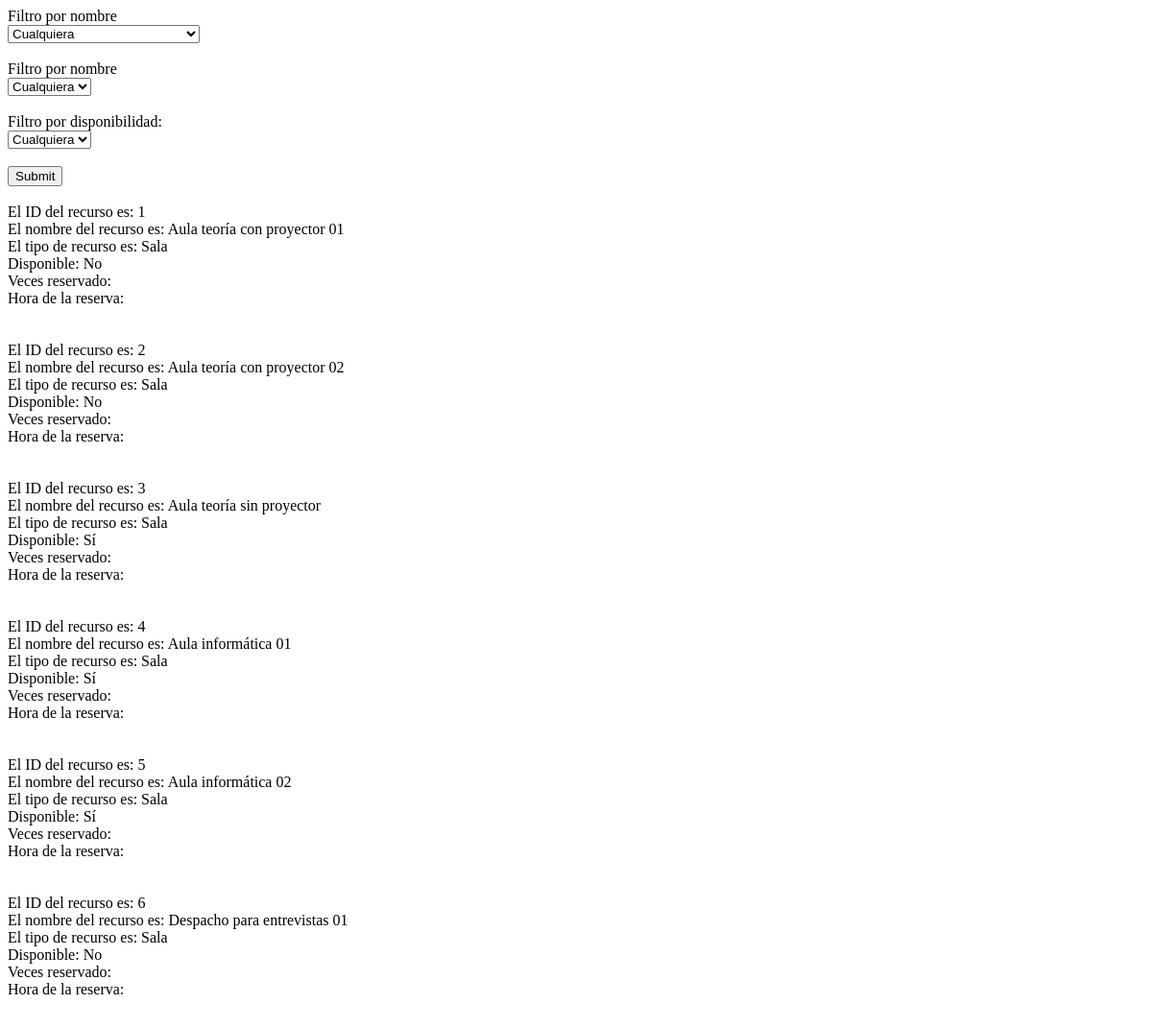
/Jorge/FiltroInicial.php (upper part), run on an earlier commit of the app's database.
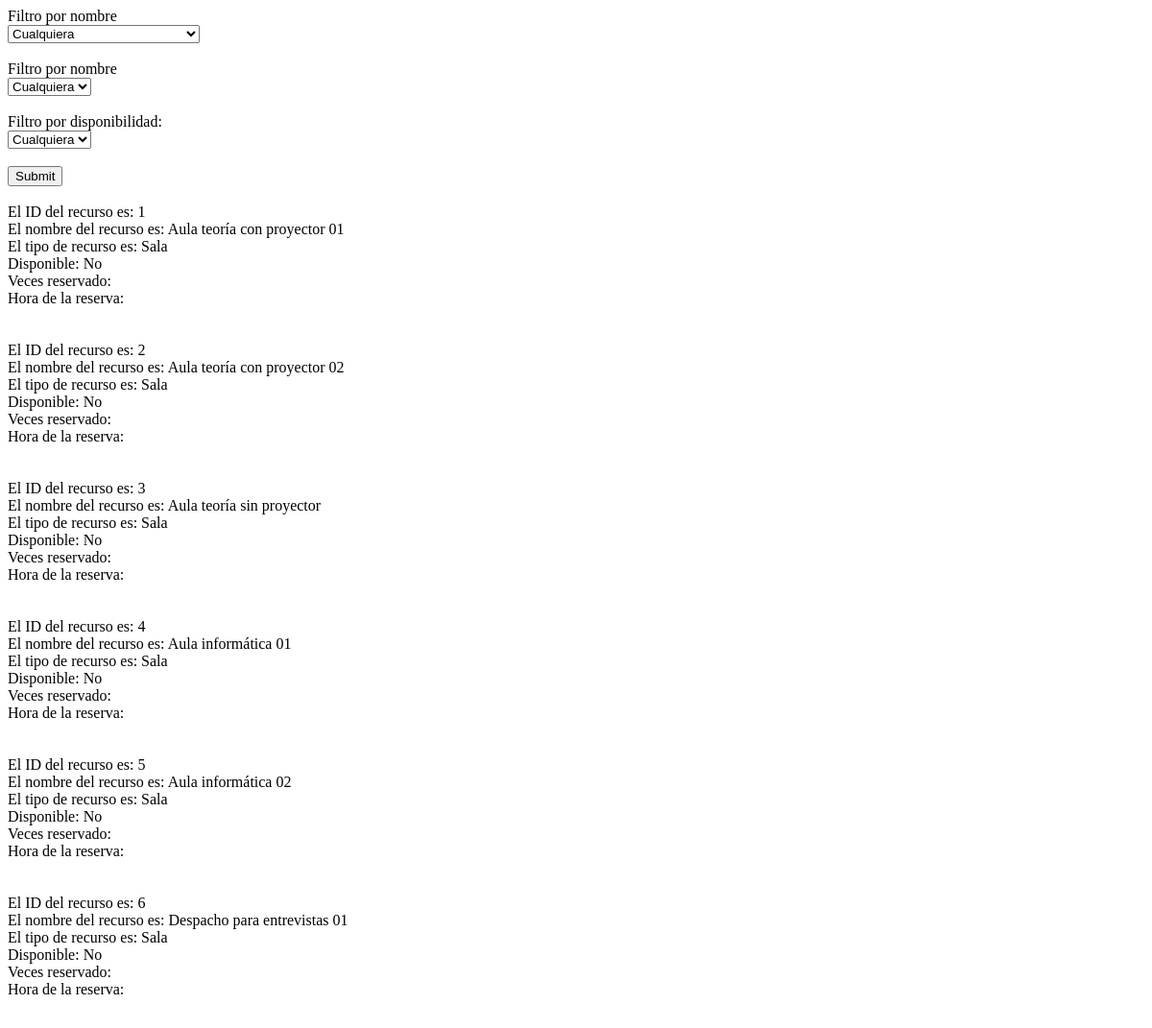
And on a later commit of the database.
### tables this page shows
CREATE TABLE `tbl_recurso` (
  `idRecurso` int(4) NOT NULL,
  `nombreRecursos` varchar(35) DEFAULT NULL,
  `tipoRecursos` enum('Sala','Material') DEFAULT NULL,
  `Ocupado` tinyint(1) NOT NULL
);

### Jorge/FiltroInicial.php (the view, shortened to what this page needs)
<!DOCTYPE html>
<html>
<head>
</head>
	<body>
		<form action='FiltroBusqueda.php' method='REQUEST' accept-charset='UTF-8'>
			<?php
			$conexion=mysqli_connect("localhost","root","","bd_empresa");
			echo "Filtro por nombre<br>";
			?>
			<select name='nombreRecursos'>
				<option>Cualquiera</option>
			</select><br><br>
			<?php
			echo "Filtro por nombre<br>";
			?>
			<select name='tipoRecursos'>
				<option>Cualquiera</option>
			</select><br><br>
			Filtro por disponibilidad:<br>
			<select name='Ocupado'>
				<option value="Cualquiera">Cualquiera</option>
			</select><br><br>
			<input type='submit' name='Enviar'><br><br>
			<?php
				$query="SELECT * FROM `tbl_recurso`";
				$sql=mysqli_query($conexion, $query);
				while ($row=mysqli_fetch_array($sql)) {
					echo "El ID del recurso es: ".$row['idRecurso'].'<br>';
					echo "El nombre del recurso es: ".utf8_encode($row['nombreRecursos']).'<br>';
					echo "El tipo de recurso es: ".$row['tipoRecursos'].'<br>';
					if ($row['Ocupado']==0) {
							echo 'Disponible: No <br>';
						} elseif ($row['Ocupado']==1){
							echo 'Disponible: Sí <br>';
						}
					echo 'Veces reservado: '.$row[''].'<br>';
						echo 'Hora de la reserva: '.$row[''].'<br><br><br>';
				}
			?>
		</form>
	</body>
</html>

What changed in the data, as far as the page shows it:
changed tbl_recurso "Aula teoría sin proyector": Ocupado "Disponible: Sí" → "Disponible: No"
changed tbl_recurso "Aula informática 01": Ocupado "Disponible: Sí" → "Disponible: No"
changed tbl_recurso "Aula informática 02": Ocupado "Disponible: Sí" → "Disponible: No"
